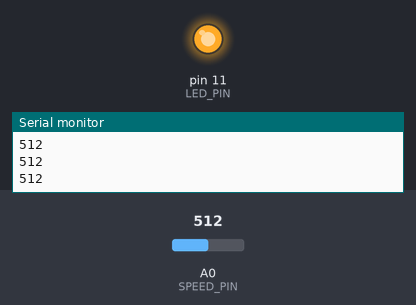
This sketch was run on a simulated Arduino Uno, built with avr-gcc and run on an emulated ATmega328P. On the bench: output pins drawn as LEDs (lit = HIGH), the last lines printed to the serial monitor. The test bench sets the inputs (shaded band); at power-on: A0 (SPEED_PIN) = 512.

Above: at 1.2 s.
1.3 s: A0 (SPEED_PIN) set to 491
At 2.0 s:
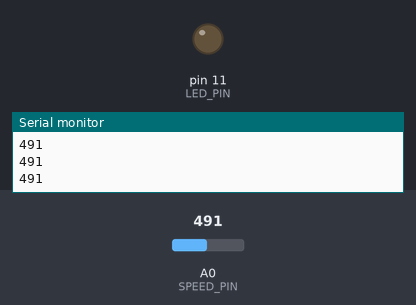
2.9 s: A0 (SPEED_PIN) set to 510
At 3.3 s:
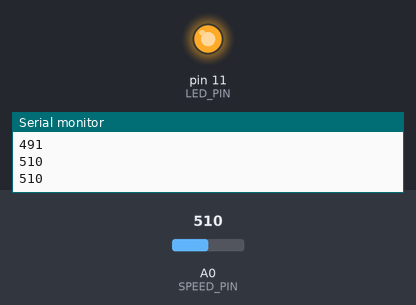
4.5 s: A0 (SPEED_PIN) set to 490
At 5.8 s:
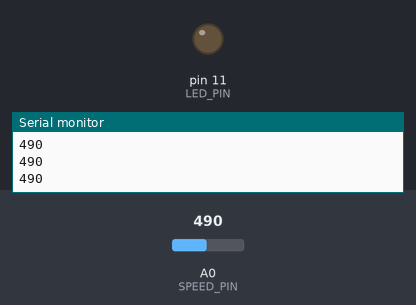
Timing chart, 0 to 7.5 s (numbered marks = the images above; inputs shaded):
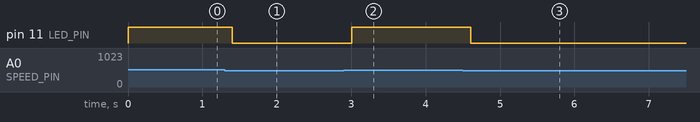

Measured:
- the behaviour switches between 501 and 500 on A0 (SPEED_PIN) (found by bisection; images 0 and 1)
- after the input at 1.3 s, pin 11 (LED_PIN): HIGH → LOW after 0.10 s
- after the input at 2.9 s, pin 11 (LED_PIN): LOW → HIGH after 0.10 s
- after the input at 4.5 s, pin 11 (LED_PIN): HIGH → LOW after 0.11 s

The sketch:

speedometer.ino
```cpp
#define LED_PIN 11     // Pin connected to an LED for visual feedback
#define SPEED_PIN A0   // Pin connected to the sensor's analog output

void setup() {
  pinMode(LED_PIN, OUTPUT);
  Serial.begin(9600);
}

void loop() {
  // Read the analog value from the speed sensor
  int speedValue = analogRead(SPEED_PIN);

  // Print the analog sensor value to the Serial Monitor
  Serial.println(speedValue);

  // Control the LED based on the sensor value (example threshold)
  if (speedValue > 500) {   // Adjust the threshold based on your testing
    digitalWrite(LED_PIN, HIGH);  // Turn on LED if object detected
  } else {
    digitalWrite(LED_PIN, LOW);   // Turn off LED if no object
  }

  delay(200); // Delay for stability and readability in Serial Monitor
}
```
